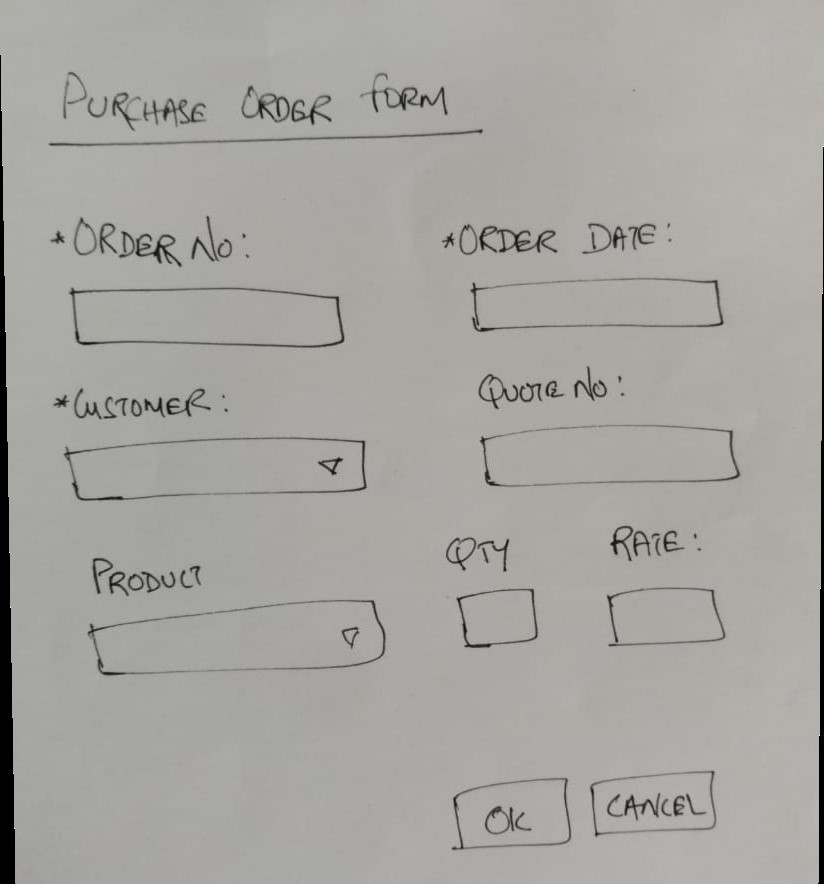
#> input picture mod_img.jpg, 824 x 884 px
$ jupyter execute hand-drawn-box-recog.ipynb   (older library calls are emulated)
#> lines starting #> are read from the running program, lines starting #| are printed output that depends on the picture; after the words box and inside, x2 and y2 are one past the last pixel; in counts of white or black regions, pixels touching at a corner belong together
[cell 1]
import cv2
import numpy as np

[cell 2]
img = cv2.imread("mod_img.jpg")
#> img is the input picture: shape (884, 824, 3); mean B, G, R 160.9, 165.4, 166.8
img2 = img
grey = cv2.cvtColor(img, cv2.COLOR_BGR2GRAY)
_,th = cv2.threshold(grey, 150, 255, cv2.THRESH_BINARY)
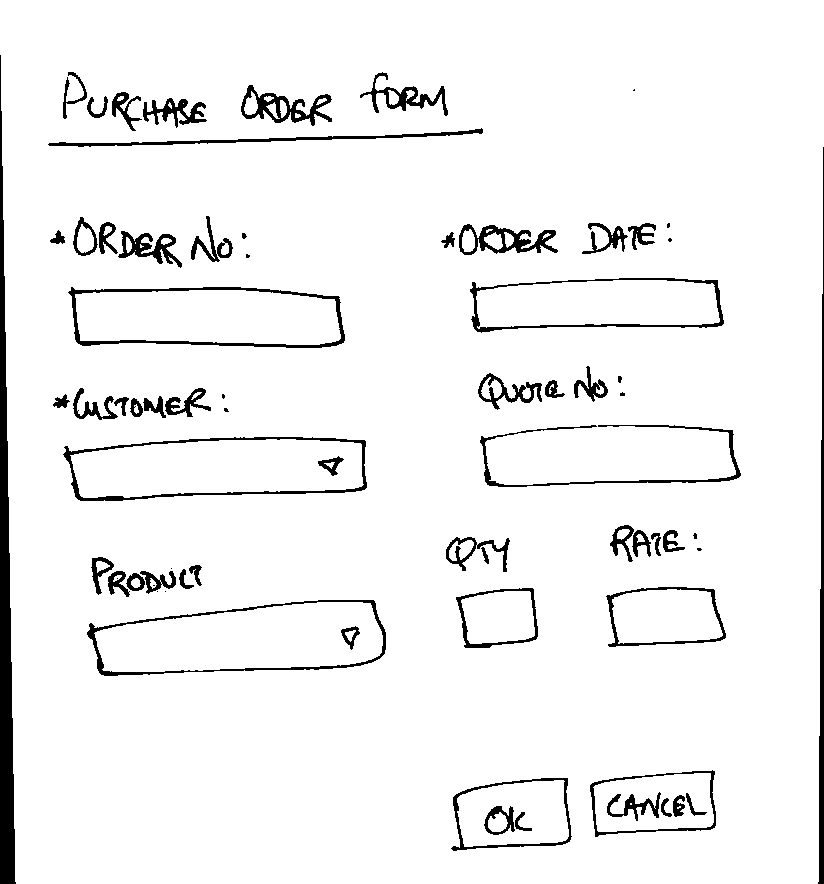
#> th: shape (884, 824); 94.8% white; 72 black regions (14 under 20 px), largest, box (x1, y1, x2, y2) and area: (0, 55, 16, 884) 6633, (818, 147, 824, 884) 2216, (68, 287, 345, 348) 1966
kernel = np.ones((1,5),np.uint8)
th = cv2.erode(th, kernel, iterations = 2)
#> th: shape (884, 824); 90.3% white; 40 black regions (2 under 20 px), largest, box (x1, y1, x2, y2) and area: (0, 55, 20, 884) 9949, (814, 147, 824, 884) 5164, (586, 770, 720, 837) 3771
th = cv2.dilate(th, kernel, iterations = 2)
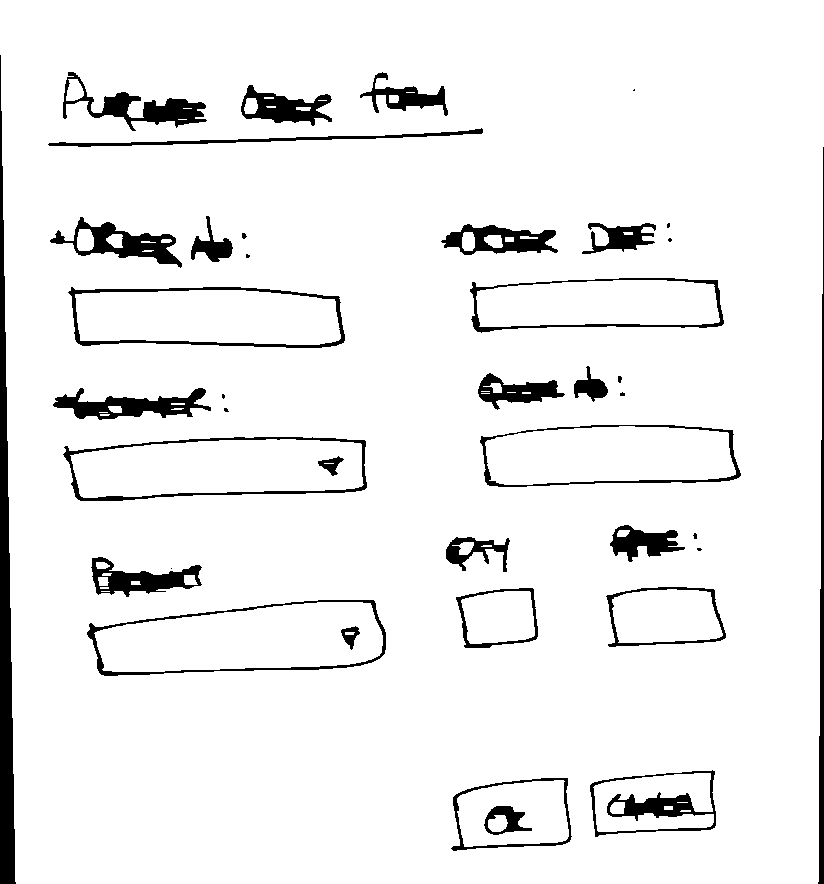
#> th: shape (884, 824); 93.9% white; 40 black regions (10 under 20 px), largest, box (x1, y1, x2, y2) and area: (0, 55, 16, 884) 6633, (63, 72, 207, 131) 2368, (53, 388, 211, 420) 2312
th = 255 - th

nlabels, labels, stats, centroids = cv2.connectedComponentsWithStats(th, None, None, None, 4, cv2.CV_32S)
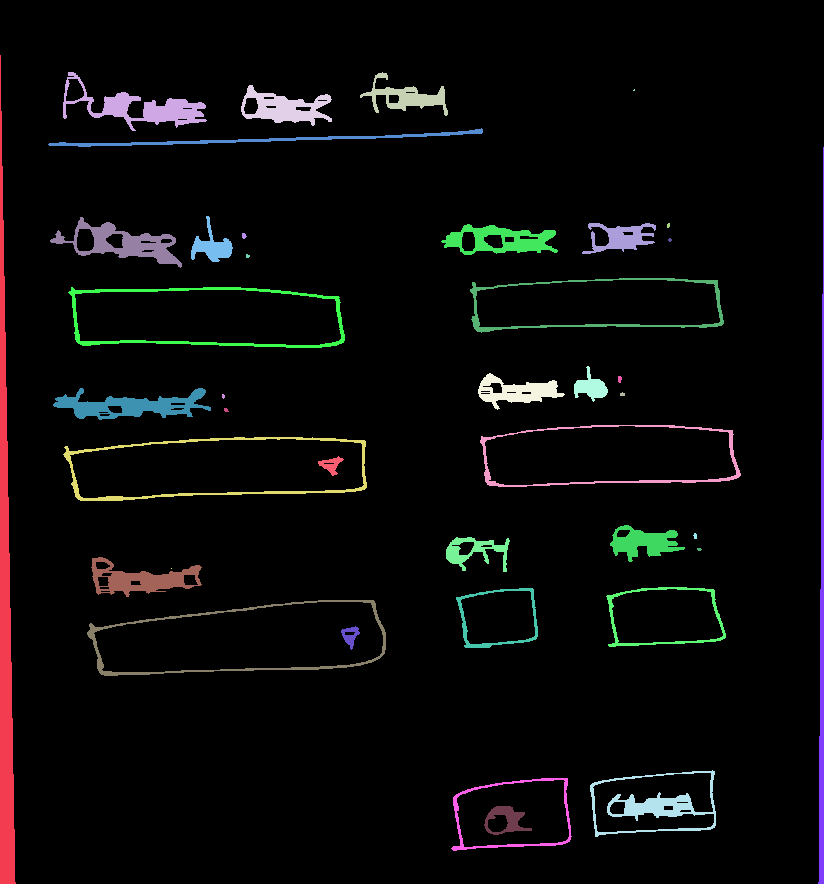
#> labels: shape (884, 824) int32; 41 distinct labels, from 0 to 40; one colour per label, 0 black
#> nlabels = 41; stats = 41 rows, first 6: [0, 0, 824, 884, 683815], [0, 55, 16, 829, 6633], [63, 72, 144, 59, 2368], [360, 72, 88, 44, 1230], [241, 85, 91, 41, 1757], [633, 89, 2, 2, 3]; centroids = 41 pairs, first value 4.67 to 821.7, second value 89.67 to 819.1
areas = stats[1:,cv2.CC_STAT_AREA]
#> areas = 40 values, max 6633 at index 0, min 1 at index 32, mean 1115
result = np.zeros((labels.shape), np.uint8)
for i in range(0, nlabels - 1):
    if areas[i] >= 210:   #keep
        result[labels == i + 1] = 255

#cv2.imshow("Binary", binary_map)
result = 255-result

kernel = np.ones((3, 3), np.uint8)
result = cv2.erode(result, kernel, iterations = 1)
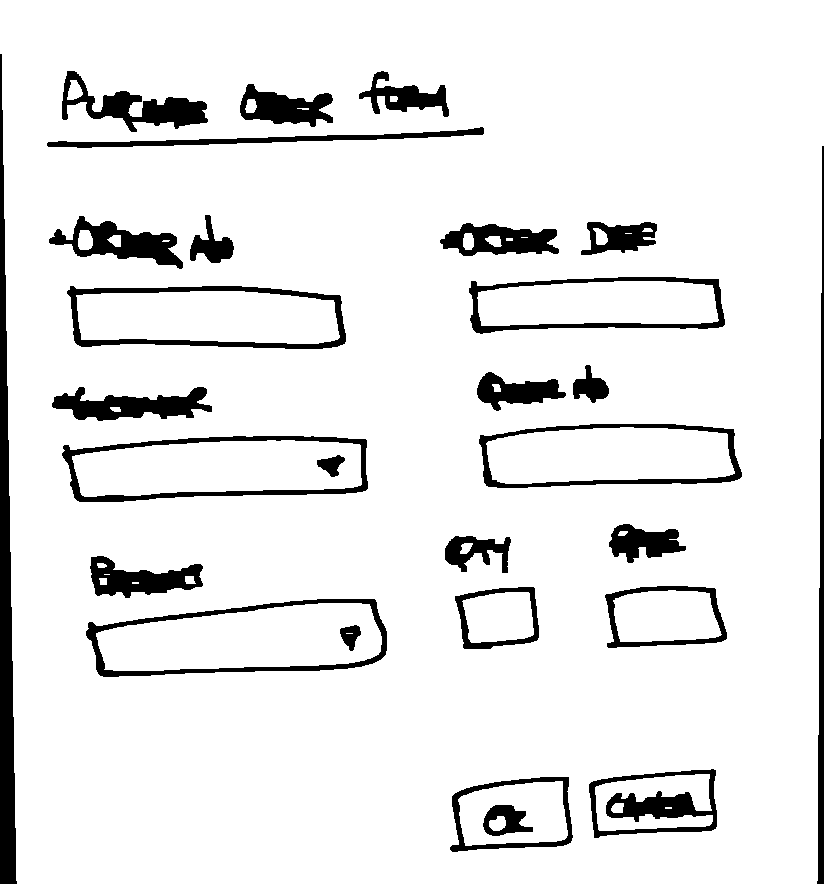
#> result: shape (884, 824); 91.3% white; 28 black regions, largest, box (x1, y1, x2, y2) and area: (0, 54, 17, 884) 7479, (62, 436, 368, 502) 3387, (589, 769, 717, 838) 3350
result = cv2.dilate(result, kernel, iterations = 1)
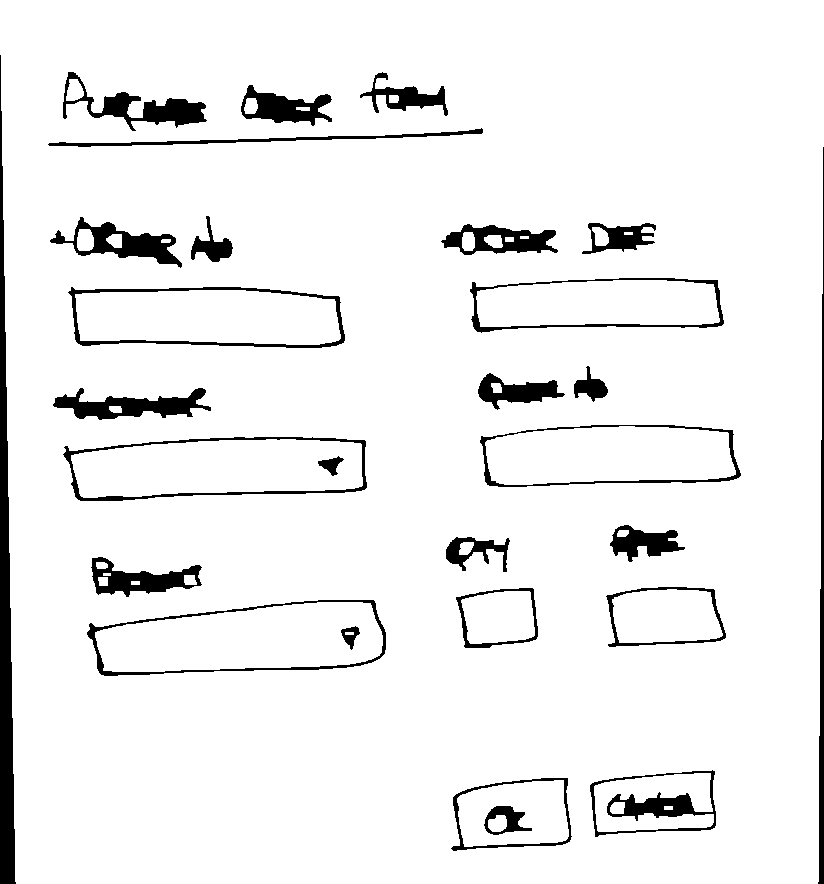
#> result: shape (884, 824); 93.8% white; 28 black regions

cv2.imwrite("inter1.jpg", result)
#> Out = True

[cell 3]
contours, hierarchy = cv2.findContours(th, cv2.RETR_TREE, cv2.CHAIN_APPROX_SIMPLE)
#> contours = 96 contours, 21 with area under 20; largest, box (x1, y1, x2, y2) and area: (87, 600, 386, 676) 17198, (93, 601, 384, 673) 16066, (63, 437, 367, 501) 15918, (69, 438, 365, 499) 14675, (68, 287, 345, 348) 14638
contours_poly = [None]*len(contours)
#> contours_poly = 96 items
boundRect = [None]*len(contours)
#> boundRect = 96 items
centroid = set()
for i, c in enumerate(contours):
        contours_poly[i] = cv2.approxPolyDP(c, 3, True)
        boundRect[i] = cv2.boundingRect(contours_poly[i])
#> this loop made 96 passes
#> c on pass 19: [[171, 568]]
#> after the loop, boundRect = 96 items, first 6: (451, 778, 119, 71), (456, 781, 114, 66), (484, 806, 48, 29), (487, 814, 22, 19), (592, 771, 123, 66), (679, 810, 13, 2); contours_poly = 96 contours, 38 with area under 20; largest, box (x1, y1, x2, y2) and area: (87, 600, 386, 676) 17092, (63, 438, 367, 501) 15914, (93, 601, 384, 673) 15864, (68, 287, 345, 348) 14839, (69, 440, 365, 499) 14509


i = 0
while i<len(boundRect):
    if boundRect[i][2] > 20 and boundRect[i][3] > 20:
        i += 1
    else:
        boundRect.remove(boundRect[i])
#> this loop made 96 passes
#> after the loop, boundRect = 32 items, first 6: (451, 778, 119, 71), (456, 781, 114, 66), (484, 806, 48, 29), (592, 771, 123, 66), (592, 773, 122, 58), (87, 600, 299, 76); i = 32


boundRect.sort(key = lambda x:x[0])


i = 0
flag =1

while i < len(boundRect):
    centroid = (boundRect[i][0] + boundRect[i][2]/2, boundRect[i][1] + boundRect[i][3]/2)
    j = i+1
    while j < len(boundRect):
        if abs(boundRect[j][0]+boundRect[j][2]/2 -centroid[0])<5 and abs(boundRect[j][1]+boundRect[j][3]/2 -centroid[1])<5:
            boundRect.remove(boundRect[j])
            break
        else:
                j+=1
    i += 1
#> this loop made 23 passes
#> centroid on passes 1 to 12: (116, 242), (132, 404), (215, 469.5), (135.5, 101.5), (206.5, 317.5), (236.5, 638), (147, 577.5), (211.5, 239), (286.5, 105.5), (404, 93.5), (499.5, 239.5), (477.5, 554.5)
#> after the loop, boundRect = 23 items, first 6: (50, 217, 132, 50), (53, 388, 158, 32), (63, 438, 304, 63), (64, 72, 143, 59), (68, 287, 277, 61), (87, 600, 299, 76); i = 23
print(boundRect)
#> (printed output is left out)

for i in range(len(boundRect)) :
        cv2.rectangle(img2, (int(boundRect[i][0]), int(boundRect[i][1])), \
          (int(boundRect[i][0]+boundRect[i][2]), int(boundRect[i][1]+boundRect[i][3])), (0,0,255), 2)
#> this loop made 23 passes
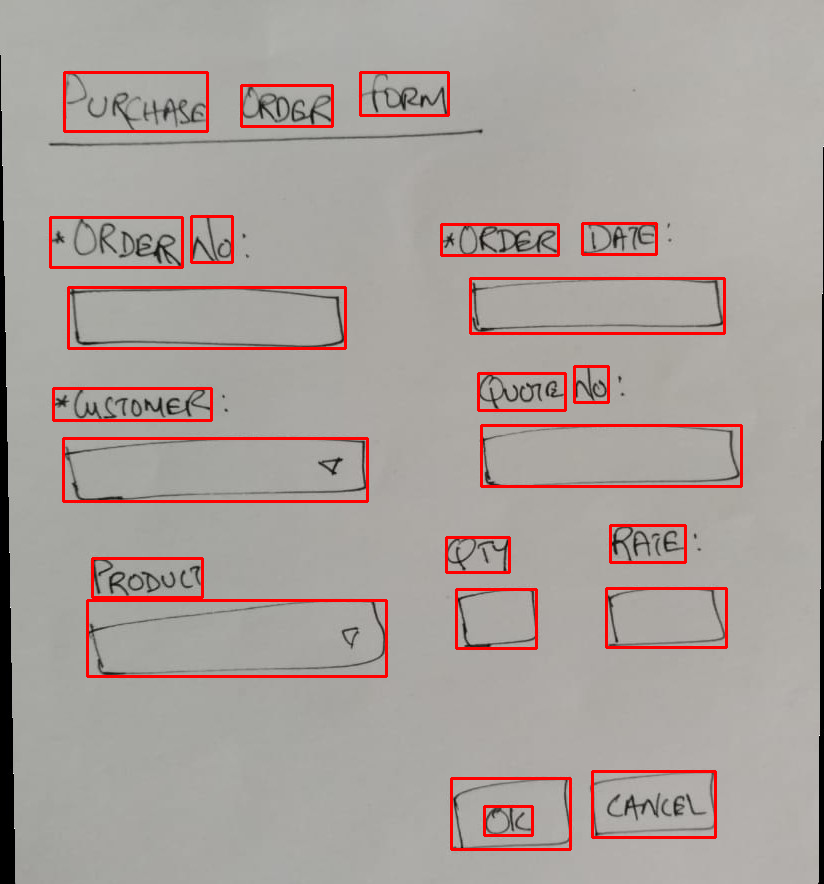
#> img2: shape (884, 824, 3); 3.46% of pixels changed, all inside (x1, y1, x2, y2) = (49, 71, 743, 851)
cv2.imwrite("inter2.jpg", img2)
#> Out = True
